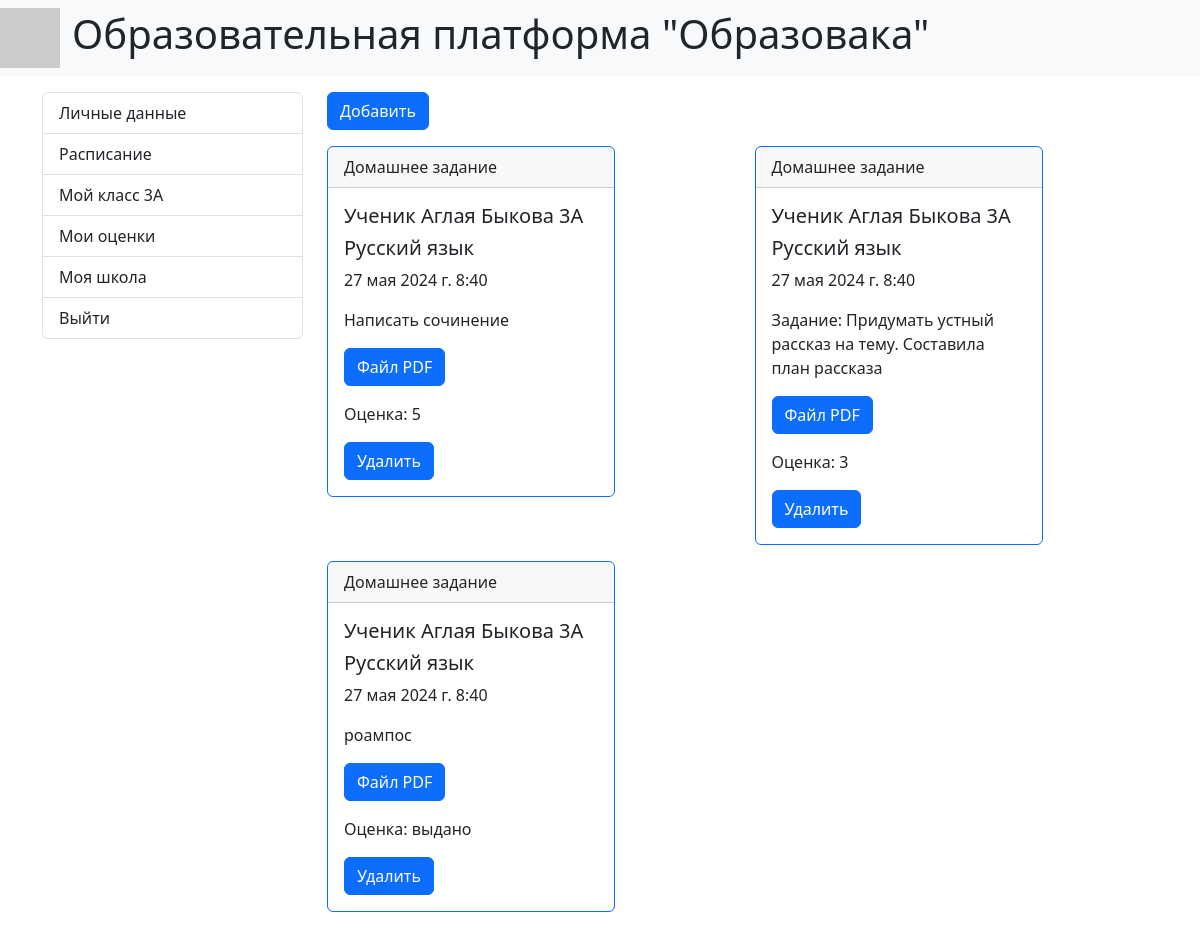
Screenshot of /stud_homeworks/3/1 with the database file from the repository.
### core/models.py (models this page shows, shortened)
class Student(models.Model):
    surname = models.CharField('Фамилия', max_length=250)
    name = models.CharField('Имя', max_length=250)
    lastname = models.CharField('Отчество', max_length=250, null=True)
    phone = models.CharField('Номер телефона', max_length=50, default='phone')
    email = models.CharField('Электронная почта', max_length=50, default='email')
    login = models.CharField('Логин', max_length=150, default='login')
    password = models.CharField('Пароль', max_length=150, default='password')
    group = models.ForeignKey('Group', on_delete=models.CASCADE, null=True)
    class Meta:
        verbose_name = 'Ученик'
        verbose_name_plural = 'Ученик'
    def __str__(self) -> str:
        return f'Ученик {self.name} {self.surname} {self.group.name}'

class Group(models.Model):
    name = models.CharField('Класс', max_length=10)
    teacher = models.ForeignKey('Teacher', on_delete=models.CASCADE, null=True)
    school = models.ForeignKey('School', on_delete=models.CASCADE, null=True)
    class Meta:
        verbose_name = 'Класс'
        verbose_name_plural = 'Класс'

class Homework(models.Model):
    description = models.TextField('Описание', blank=True)
    date = models.DateTimeField('Дата выдачи')
    file = models.FileField('Файл', blank=True, null=True, upload_to='files', default=None)
    mark = models.ForeignKey('Mark', on_delete=models.CASCADE, null=True, default='выдано')
    student = models.ForeignKey('Student', on_delete=models.CASCADE, null=True, default=None)
    lesson = models.ForeignKey('Lesson', on_delete=models.CASCADE, null=True, default=None)
    class Meta:
        verbose_name = 'Домашнее задание'
        verbose_name_plural = 'Домашнее задание'

class Lesson(models.Model):
    name = models.CharField('Урок', max_length=100, default='Урок')
    date = models.DateTimeField('Время')
    description = models.TextField('Описание', blank=True)
    file = models.FileField('Файл', null=True, upload_to='files', default=None)
    subject = models.ForeignKey('Subject', on_delete=models.CASCADE, null=True)
    class Meta:
        verbose_name = 'Урок'
        verbose_name_plural = 'Урок'

class Subject(models.Model):
    name = models.CharField('Предмет', max_length=100)
    class Meta:
        verbose_name = 'Предмет'
        verbose_name_plural = 'Предмет'

class Mark(models.Model):
    MARK_CHOICES = (
        ('выдано', 'выдано'),
        ('1', '1'),
        ('2', '2'),
        ('3', '3'),
        ('4', '4'),
        ('5', '5')
    )
    mark = models.CharField('Оценка', max_length=50, choices=MARK_CHOICES, default='nothing')
    student = models.ForeignKey('Student', on_delete=models.CASCADE, null=True)
    subject = models.ForeignKey('Subject', on_delete=models.CASCADE, null=True)
    class Meta:
        verbose_name = 'Оценка'
        verbose_name_plural = 'Оценка'

### core/views.py (the view)
# urls.py: path('stud_homeworks/<int:pk>/<int:lesson_pk>', views.StudHomeworkDetail.as_view(), name='stud_homeworks'),
class StudHomeworkDetail(DetailView):
    model = models.Lesson
    template_name = 'core/homeworks.html'
    def get_context_data(self, **kwargs):
        context = super().get_context_data(**kwargs)
        student = models.Student.objects.get(pk=self.kwargs['pk'])
        lesson = models.Lesson.objects.get(pk=self.kwargs['lesson_pk'])
        homeworks = models.Homework.objects.filter(lesson=lesson.pk, student=student.pk)
        context['student'] = student
        context['lesson'] = lesson
        context['homeworks'] = homeworks
        return context

### core/templates/core/homeworks.html
{% extends 'base.html' %}
{% block sidebar %}
{% if teacher %}
{% include 'inc/_teacher_sidebar.html' %}
{% elif student %}
{% include 'inc/_student_sidebar.html' %}
{% endif %}
{% endblock %}
{% block content %}
<div class="col-md-9">
    {% if student %}
    <p class="card-text">
        <a href="{% url 'post_homework' student.pk lesson.pk %}" class="btn btn-primary"> Добавить </a>
    </p>
    {% endif %}
    <div class="row row-cols-1 row-cols-md-2 п-4">
        {% for homework in homeworks %}
        <div class="col">
            <div class="card border-primary mb-3" style="max-width: 18rem;">
                <div class="card-header"> Домашнее задание</div>
                <div class="card-body">
                    <h5 class="card-title"> {{ homework.student }} </h5>
                    <h5 class="card-title"> {{ lesson.subject.name }} </h5>
                    <p class="card-text"> {{ lesson.date }} </p>
                    <p class="card-text"> {{ homework.description }} </p>
                    <p class="card-text">
                        <a href="#" class="btn btn-primary"> Файл PDF </a>
                    </p>
                    <p class="card-text"> Оценка: {{ homework.mark.mark }} </p>
                    {% if teacher %}
                    <p class="card-text">
                        <a href="{% url 'edit_mark' teacher.pk homework.pk %}" class="btn btn-primary"> Оценить </a>
                    </p>
                    {% elif student %}
                    <p class="card-text">
                        <a href="{% url 'delete_homework' student.pk homework.pk %}" class="btn btn-primary"> Удалить </a>
                    </p>
                    {% endif %}
                </div>
            </div>
        </div>
        {% endfor %}
    </div>
</div>
{% endblock %}

### templates/inc/_student_sidebar.html
<div class="col-md-3">
    <ul class="list-group">
        {% if student %}
        <a href="{% url 'student' student.pk %}" class="list-group-item"> Личные данные </a>
        <a href="{% url 'stud_schedule' student.pk %}" class="list-group-item"> Расписание </a>
        <a href="{% url 'stud_group' student.pk %}" class="list-group-item"> Мой класс {{ student.group.name }} </a>
        <a href="{% url 'stud_marks' student.pk %}" class="list-group-item"> Мои оценки </a>
        <a href="{% url 'stud_school' student.pk %}" class="list-group-item"> Моя школа </a>
        {% endif %}
        <a href="{% url 'home' %}" class="list-group-item"> Выйти </a>
    </ul>
</div>

### rows the page displays
Student: group.name "3А"
Homework: student "Ученик Аглая Быкова 3А", description "Написать сочинение", mark.mark "5"
Lesson: subject.name "Русский язык", date "27 мая 2024 г. 8:40"
Homework: student "Ученик Аглая Быкова 3А", description "Задание: Придумать устный рассказ на тему. Составила план рассказа", mark.mark "3"
Homework: student "Ученик Аглая Быкова 3А", description "роампос", mark.mark "выдано"
